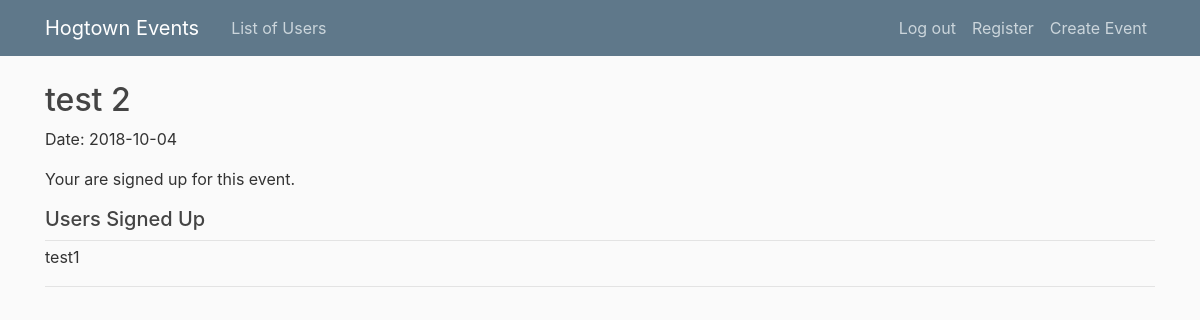
The app's page /event/2 (signed in), older data.
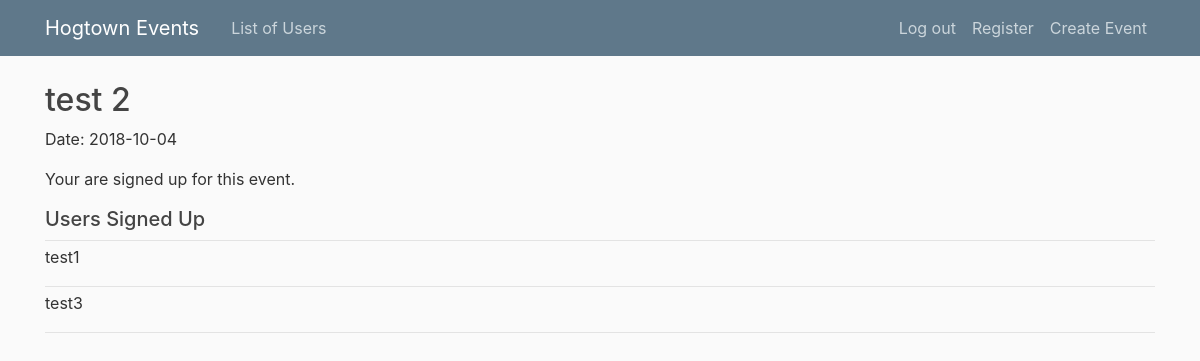
The same page, newer data.
### tournymatch/models.py (models this page shows, shortened)
class Tournament(UserMixin, db.Model):
	_tablename_ = 'tournament'
	id = db.Column(db.Integer, primary_key=True)
	name = db.Column(db.String(30), unique = True, nullable = False)
	date_scheduled = db.Column(db.Date, nullable = False, default=datetime.today)
	description = db.Column(db.Text, nullable=True)
	users = db.relationship('User', secondary=user_tournament_assoc, primaryjoin=(user_tournament_assoc.c.tournament_id == id), back_populates='tournaments', lazy='dynamic')
	def joined_users(self):
		return self.users

class User(UserMixin, db.Model):
	_tablename_ = 'user'
	id = db.Column(db.Integer, primary_key=True)
	username = db.Column(db.String(30), unique=True, nullable=False)
	email = db.Column(db.String(120), unique=True, nullable=False)
	password_hash = db.Column(db.String(60), nullable=False)
	tournaments = db.relationship('Tournament', secondary=user_tournament_assoc, primaryjoin=(user_tournament_assoc.c.user_id == id), back_populates='users', lazy='dynamic')

### tournymatch/routes.py (the view)
@app.route("/event/<id>")
def event(id):
	event = Tournament.query.filter_by(id=id).first_or_404()
	users_joined = event.joined_users()
	currently_joined = False
	for user in users_joined:
		curr_id = int(current_user.get_id())
		if user.id == curr_id:
			currently_joined = True
	return render_template('events.html', event=event, users_joined = users_joined, id=id, currently_joined = currently_joined)

### tournymatch/models.py (called while the page is built)
@login.user_loader
def load_user(id):
	return User.query.get(int(id))

### tournymatch/templates/events.html
{% extends "layout.html" %}
{% block content %}
	<article>
		<h2>{{ event.name }}</h2>
		<p>Date: {{ event.date_scheduled}} </p>
		{% if not current_user.is_anonymous %}
    		{% if not currently_joined %}
    			<a href="{{ url_for('join_event', id=id) }}">Join Event</a>
    		{% else %}
    			<p>Your are signed up for this event.</p>
    		{% endif %}
		{% endif %}
		<div class="media-body">
      		<div class="article-metadata">
				<h5>Users Signed Up</h5>
			</div>
		</div>
		{% for user in users_joined %}
    		<div class="media-body">
      			<div class="article-metadata">
					<p  class="mr-2">{{ user.username }}</p>
      			</div>
      		</div>
		{% endfor %}
	</article>
{% endblock content %}

### tournymatch/templates/layout.html (shortened to what this page needs)
<!DOCTYPE html>
<html lang="en">
  <head>
    <link rel="stylesheet" href="https://maxcdn.bootstrapcdn.com/bootstrap/4.0.0/css/bootstrap.min.css">
    <link rel="stylesheet" type="text/css" href="{{ url_for('static', filename='main.css') }}">
  </head>
  <body>
    <header class="site-header">
    <nav class="navbar navbar-expand-md navbar-dark bg-steel fixed-top">
      <div class="container">
        <a class="navbar-brand mr-4" href="{{ url_for('index') }}">Hogtown Events</a>
        <div class="collapse navbar-collapse" id="navbarToggle">
          <div class="navbar-nav mr-auto">
            <a class="nav-item nav-link" href="{{ url_for('user_list') }}">List of Users</a>
          </div>
          <div class="navbar-nav">
            {% if current_user.is_anonymous %}
              <a class="nav-item nav-link" href="{{ url_for('login') }}">Login</a>
            {% else %}
              <a class="nav-item nav-link" href="{{ url_for('logout') }}">Log out</a>
            {% endif %}
            <a class="nav-item nav-link" href="{{ url_for('register') }}">Register</a>
            <a class="nav-item nav-link" href="{{ url_for('create_event') }}">Create Event</a>
          </div>
        </div>
      </div>
    </nav>
  </header>
   <main role="main" class="container">
     <div class="row">
      <div class="col-md-8">
      </div>
    </div>
    <div>
      {% block content %}{% endblock %}
	  </div>
	 </main>
  </body>
</html>

### tournymatch/static/main.css (style rules this page uses)
body { background: #fafafa; color: #333333; margin-top: 5rem; }
h1, h2, h3, h4, h5, h6 { color: #444444; }
.bg-steel { background-color: #5f788a; }
.site-header .navbar-nav .nav-link { color: #cbd5db; }
.article-metadata { padding-bottom: 1px; margin-bottom: 4px; border-bottom: 1px solid #e3e3e3 }

Row changes from the older to the newer data that the page shows:
added User: username "test3"
